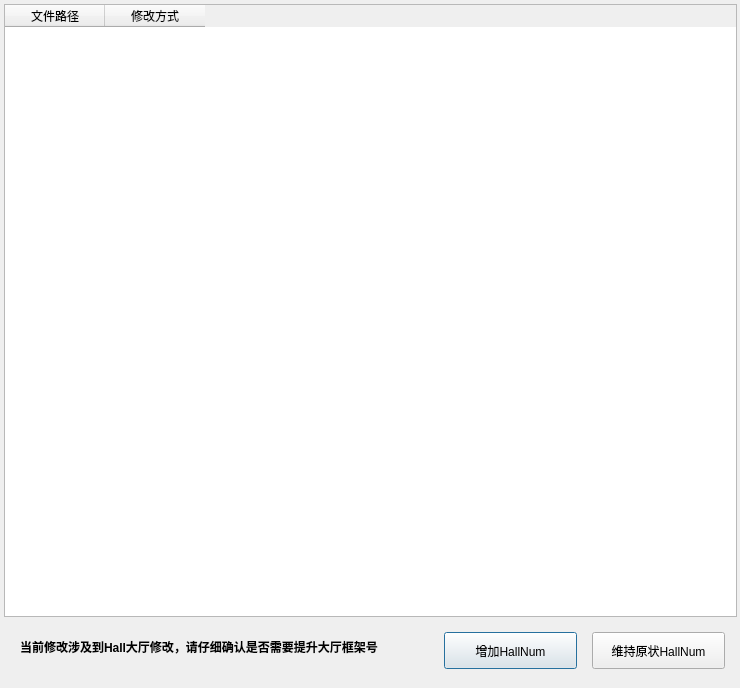
<?xml version="1.0" encoding="UTF-8"?>
<ui version="4.0">
 <class>Dialog</class>
 <widget class="QDialog" name="Dialog">
  <property name="geometry">
   <rect>
    <x>0</x>
    <y>0</y>
    <width>740</width>
    <height>688</height>
   </rect>
  </property>
  <property name="windowTitle">
   <string>Dialog</string>
  </property>
  <widget class="QPushButton" name="pushButton_add_hallnum">
   <property name="geometry">
    <rect>
     <x>444</x>
     <y>632</y>
     <width>133</width>
     <height>37</height>
    </rect>
   </property>
   <property name="text">
    <string>增加HallNum</string>
   </property>
  </widget>
  <widget class="QPushButton" name="pushButton_remain_hallnum">
   <property name="geometry">
    <rect>
     <x>592</x>
     <y>632</y>
     <width>133</width>
     <height>37</height>
    </rect>
   </property>
   <property name="text">
    <string>维持原状HallNum</string>
   </property>
  </widget>
  <widget class="QTableWidget" name="tableWidget_changelist">
   <property name="geometry">
    <rect>
     <x>4</x>
     <y>4</y>
     <width>733</width>
     <height>613</height>
    </rect>
   </property>
   <property name="minimumSize">
    <size>
     <width>733</width>
     <height>613</height>
    </size>
   </property>
   <property name="sizeIncrement">
    <size>
     <width>733</width>
     <height>613</height>
    </size>
   </property>
   <property name="selectionMode">
    <enum>QAbstractItemView::SingleSelection</enum>
   </property>
   <property name="selectionBehavior">
    <enum>QAbstractItemView::SelectRows</enum>
   </property>
   <column>
    <property name="text">
     <string>文件路径</string>
    </property>
    <property name="textAlignment">
     <set>AlignCenter</set>
    </property>
   </column>
   <column>
    <property name="text">
     <string>修改方式</string>
    </property>
    <property name="textAlignment">
     <set>AlignCenter</set>
    </property>
   </column>
  </widget>
  <widget class="QLabel" name="label_tips">
   <property name="geometry">
    <rect>
     <x>20</x>
     <y>624</y>
     <width>413</width>
     <height>45</height>
    </rect>
   </property>
   <property name="font">
    <font>
     <weight>75</weight>
     <bold>true</bold>
     <underline>false</underline>
     <strikeout>false</strikeout>
    </font>
   </property>
   <property name="text">
    <string>当前修改涉及到Hall大厅修改，请仔细确认是否需要提升大厅框架号</string>
   </property>
  </widget>
 </widget>
 <resources/>
 <connections/>
</ui>
